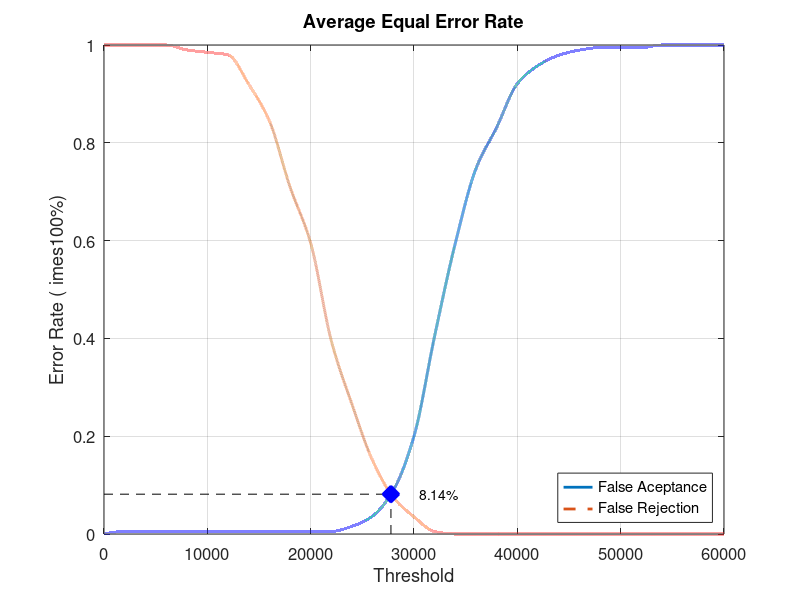
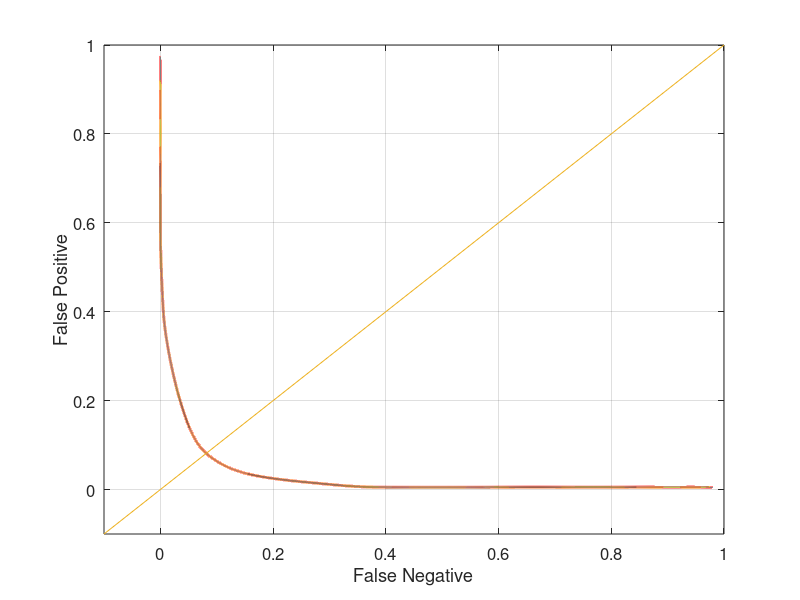

MATLAB code to generate these figures, in order:
close all;
clear;
clc;
x = 0:2000:60000;
xq = 0:0.5:60000;

y0 = [0 0.00526316 0.00526316 0.00526316 0.00526316 0.00526316 0.00526316 0.00526316 0.00526316 0.00526316 0.00526316 0.00526316 0.0157895 0.0368421 0.0894737 0.2 0.405263 0.594737 0.747368 0.831579 0.921053 0.957895 0.978947 0.989474 0.994737 0.994737 0.994737 1 1 1 1]
yy0 = interp1(x, y0, xq, 'pchip');
y1 = [1 1 1 1 0.99 0.985 0.98 0.92 0.845 0.71 0.595 0.395 0.265 0.15 0.075 0.035 0.005 0 0 0 0 0 0 0 0 0 0 0 0 0 0]
yy1 = interp1(x, y1, xq, 'pchip');

% Calculating EER: 
y2 = abs(y0 - y1);
find(y2 == min(y2))
yy2 = abs(yy0 - yy1);
xEER = find(yy2 == min(yy2));
xEERIndex = xq(xEER) % X-axis EER
yEER = yy0(xEER) % Y-axis EER

main = figure
plot(xq, yy0,'-','LineWidth', 2);	hold on
plot(xq, yy1,'--','LineWidth', 2);	hold on
plot([xEERIndex xEERIndex], [0 yEER], 'k--');	hold on
plot([0 xEERIndex], [yEER yEER], 'k--');	hold on
plot(xEERIndex, yEER, 'bx', 'LineWidth', 10);	hold on
text(xEERIndex + 10 * xEERIndex / 100, yEER, [num2str(round((10000 * yEER)) / 100) '%'])
legend('False Aceptance', 'False Rejection', 'Location', 'SouthEast')
xlabel('Threshold')
ylabel('Error Rate (	imes100%)')
title('Average Equal Error Rate')
set(gca, 'FontSize', 12)
axis([0 60000 0 1])
grid on

print(main, 'Database5_3Main', '-dpng');
FNRxFPR = figure('Color', [1 1 1]);
plot(yy1, yy0, '-', yy1, yy0, 'LineWidth', 2);
hold on
y = -0.1:0.1:1
plot(y, y); 
set(gca, 'FontSize', 12)
xlabel('False Negative')
ylabel('False Positive')
axis([-0.1 1 -0.1 1])
set(gca, 'FontSize', 12)
grid on

print(FNRxFPR, 'Database5_3FNRxFPR','-dpng');
